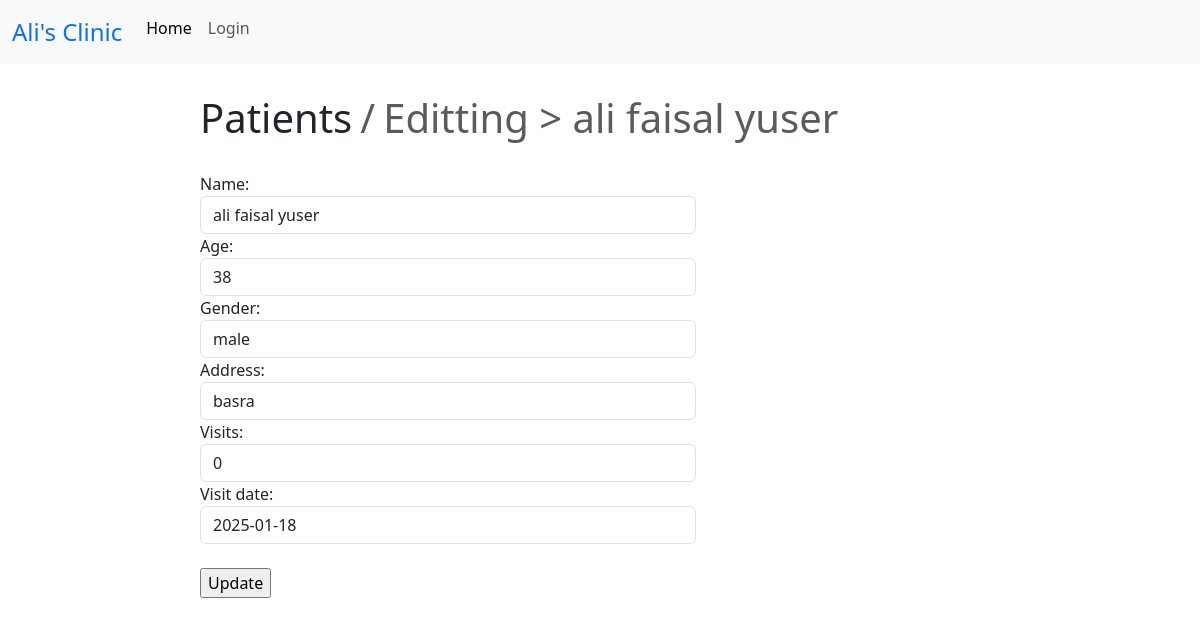
Before: /patients/1/edit/ with the older database file.
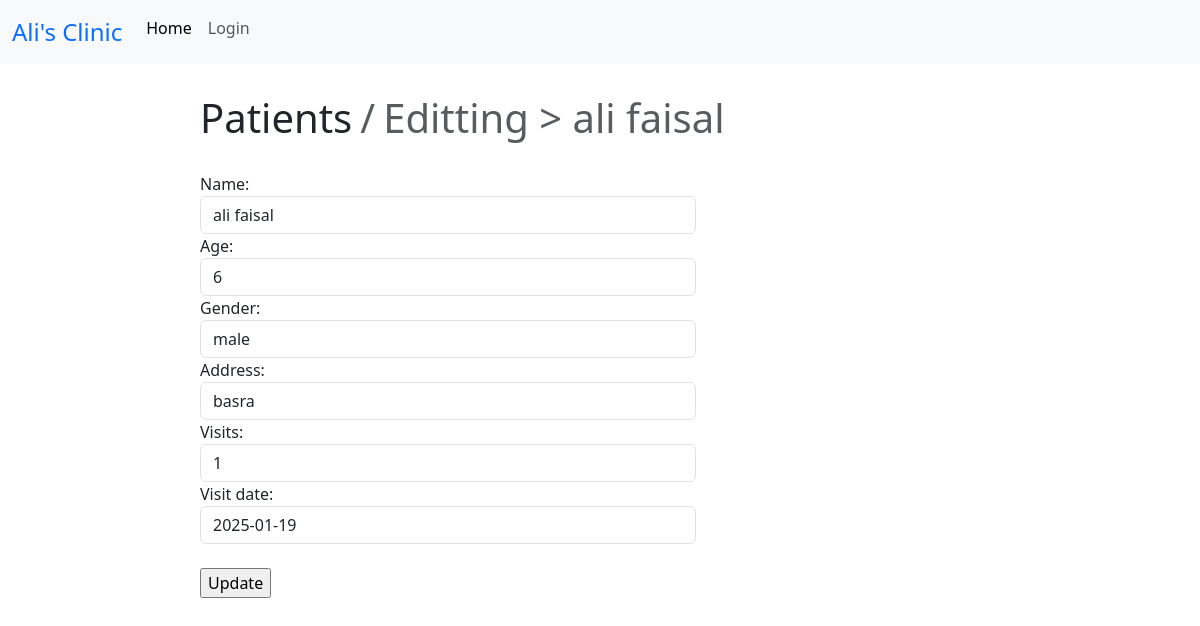
After: the same page with the newer database file.
### home/models.py (models this page shows, shortened)
class Patients(models.Model):
    name=models.CharField(max_length=150,unique=True)
    age=models.IntegerField(null=True)
    gender=models.CharField(max_length=50)
    address=models.CharField(max_length=150,null=True)
    visits=models.PositiveIntegerField(default=0)
    visit_date=models.DateField(default=strftime("%Y-%m-%d"),null=True)

### home/views.py (the view, shortened to what this page needs)
# urls.py: path('patients/<int:patient_id>/edit/',views.Edit_patient.as_view(),name='edit_patient'),
class Edit_patient(UpdateView):
    model=Patient_Model
    form_class=Patient_form
    context_object_name='patient'
    pk_url_kwarg='patient_id'
    template_name='home/update_patient.html'

### home/forms.py
class Patient_form(forms.ModelForm):
    class Meta:
        model=Patients
        fields=[
            'name','age','gender','address','visits','visit_date'
        ]

### templates/home/update_patient.html (shortened to what this page needs)
{%extends 'index.html'%}
{%block breadcrumb%}
<div class="col-10 offset-2 mt-4">
    <ol class="breadcrumb">
        <li class="breadcrumb-item fs-1">Patients</li>
        <li class="breadcrumb-item fs-1 active">Editting > {{patient.name}}</li>
    </ol>
</div>
{%endblock%}
{%block content%}
<div class="col-6 offset-2 mt-4">
    <div class="row">
        <div class="col-10">
    <form action="" method="post">
        {%include 'home/form.html'%}
        <br>
        <input  type="submit" value="Update" name="submit" onclick="edit()">
    </form>
    </div>
    </div>
</div>
{%endblock%}

### templates/home/form.html (shortened to what this page needs)
{%load widget_tweaks%}
{%for field in form%}
<div class="form-group">
{{field.label_tag}}
{%if form.is_bound%}
{%if field.errors%}
{% render_field field class="form-control is-invalid"%}
{%for error in field.errors%}
<div class="invalid-feedback">
    {{error}}
</div>
{%endfor%}
{%else%}
{% render_field field class="form-control is-valid"%}
{%endif%}
{%else%}
{% render_field field class="form-control"%}
{%endif%}
</div>
{%endfor%}

Changed rows visible on the page:
changed Patients "male": name "ali faisal yuser" → "ali faisal"; age "38" → "6"; visits "0" → "1"; visit_date "2025-01-18" → "2025-01-19"
